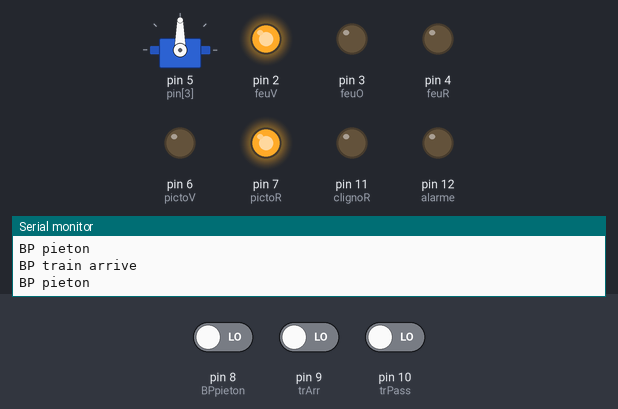
This sketch was run on a simulated Arduino Uno, built with avr-gcc and run on an emulated ATmega328P. On the bench: servo, output pins drawn as LEDs (lit = HIGH), the last lines printed to the serial monitor. Dashed ring = blinking. The test bench sets the inputs (shaded band); at power-on: pin 9 (trArr) LOW, pin 10 (trPass) LOW, pin 8 (BPpieton) LOW.

Above: at 1.2 s.
1.3 s: pin 9 (trArr) driven HIGH
At 2.2 s:
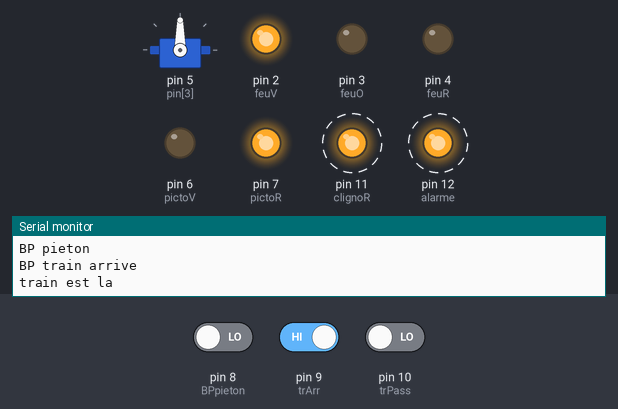
At 3.2 s:
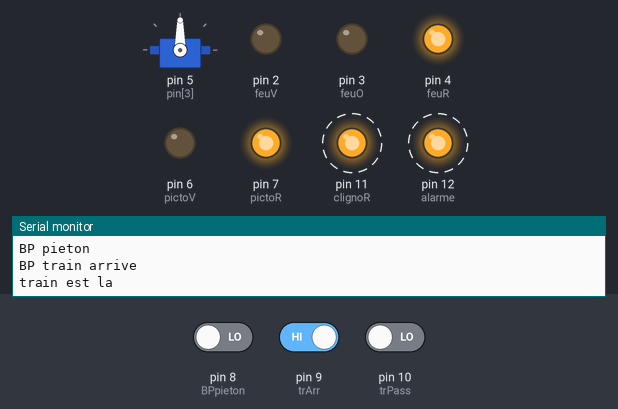
4.3 s: pin 10 (trPass) driven HIGH
At 11.9 s:
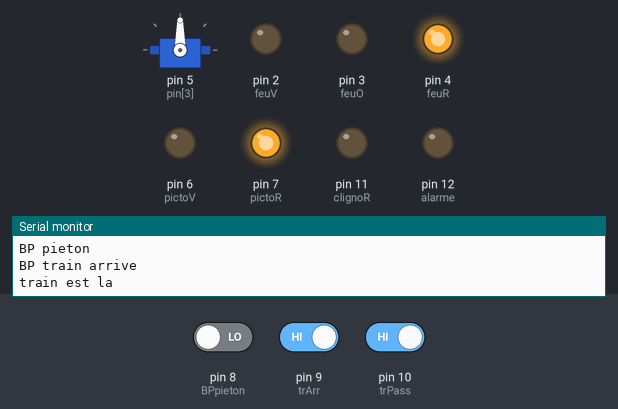
Timing chart, 0 to 13.3 s (numbered marks = the images above; inputs shaded):
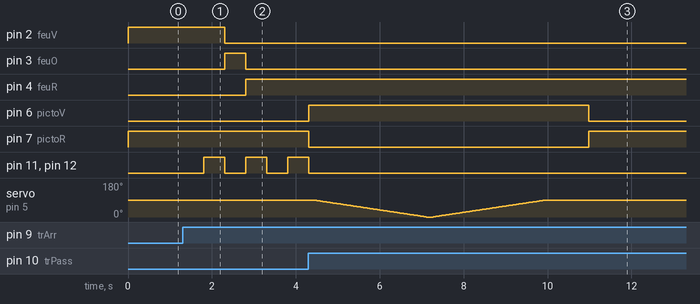

Measured:
- after the input at 1.3 s, pin 2 (feuV): HIGH → LOW after 1.0 s; pin 3 (feuO): LOW → HIGH after 1.0 s, → LOW 0.50 s later; pin 4 (feuR): LOW → HIGH after 1.5 s; pin 11 (clignoR), pin 12 (alarme): alternates HIGH for 0.50 s and LOW for 0.50 s, starting after 0.50 s
- after the input at 4.3 s, pin 11 (clignoR), pin 12 (alarme): goes on until 4.3 s, then stays LOW

The sketch:

prog_train_si.ino
```cpp
//Start

#include <Servo.h>

Servo servo;
const int timerPiet=10000;     //delai pour appui pieton
unsigned int Begin;
const int feuV=2;
const int feuO=3;
const int feuR=4;
const int barr=5;
const int trArr=9;
const int trPass=10;
const int clignoR=11;
const int alarme=12;
const int pictoV=6;
const int pictoR=7;
const int BPpieton=8;
int trIci=0;                //devient =1 lorsque le train est present

const int pin[11] = {2,3,4,5,6,7,8,9,10,11,12};


void setup() {

  Serial.begin(115200);

  for(int i=0;i<11;i++) {
    pinMode(pin[i],OUTPUT);
  }
  pinMode(BPpieton,INPUT);
  pinMode(trArr,INPUT);
  pinMode(trPass,INPUT);
  servo.attach(5);
  servo.write(90);
  digitalWrite(feuV,HIGH);
  digitalWrite(pictoR,HIGH);
  digitalWrite(feuR,LOW);

}

void pieRfeuV() {
  digitalWrite(pictoV,LOW);
  digitalWrite(pictoR,HIGH);
  delay(3000);
  digitalWrite(feuV,HIGH);
  digitalWrite(feuR,LOW);
}

void pieVfeuR() {

  delay(1000);
  digitalWrite(feuV,LOW);
  digitalWrite(feuO,HIGH);
  delay(1000);
  digitalWrite(feuO,LOW);
  digitalWrite(feuR,HIGH);
  delay(1000);
  digitalWrite(pictoR,LOW);
  digitalWrite(pictoV,HIGH);

}

void barrHigh() {     //tempo enter servo.write(0)
  delay(100);
  servo.write(90);        //temporaireapres: for(int i=0;i<=90;i++) { enter servo.write(i); enter delay(30); enter }
}

void barrLow() {
  servo.write(90);
  delay(100);
  for(int i=90;i>=0;i--) {
    servo.write(i);
    delay(30);
  }
}

void Signal() {
  digitalWrite(clignoR,HIGH);
  digitalWrite(alarme,HIGH);
  delay(200);
  digitalWrite(clignoR,LOW);
  digitalWrite(alarme,LOW);
  delay(200);
}

void keepFeuR() {
  digitalWrite(feuR,HIGH);
  digitalWrite(feuO,LOW);
  digitalWrite(feuV,LOW);
  digitalWrite(pictoV,HIGH);
  digitalWrite(pictoR,LOW);
}


void loop() {


  Serial.println("BP train arrive");
  if(digitalRead(trArr)==HIGH) {
    Serial.println("train est la");
    trIci=1;
    delay(500);
    digitalWrite(clignoR,HIGH);
    digitalWrite(alarme,HIGH);
    delay(500);
    digitalWrite(feuV,LOW);
    digitalWrite(feuO,HIGH);
    digitalWrite(clignoR,LOW);
    digitalWrite(alarme,LOW);
    delay(500);
    digitalWrite(clignoR,HIGH);
    digitalWrite(alarme,HIGH);
    digitalWrite(feuO,LOW);
    digitalWrite(feuR,HIGH);
    delay(500);
    digitalWrite(clignoR,LOW);
    digitalWrite(alarme,LOW);
    delay(500);
    digitalWrite(clignoR,HIGH);
    digitalWrite(alarme,HIGH);
    delay(500);
    digitalWrite(pictoR,LOW);
    digitalWrite(pictoV,HIGH);
    digitalWrite(clignoR,LOW);
    digitalWrite(alarme,LOW);
    barrLow;
    servo.write(90);
    delay(100);
    for(int i=90;i>=0;i--) {
      servo.write(i);
      delay(30);
    }
    while(digitalRead(trPass)==LOW) {
      digitalWrite(clignoR,HIGH);
      digitalWrite(alarme,HIGH);
      delay(500);
      digitalWrite(clignoR,LOW);
      digitalWrite(alarme,LOW);
      delay(500);
      }
    trIci=0;
    servo.write(0);
    delay(100);
    for(int i=0;i<=90;i++) {
      servo.write(i);
      delay(30);
      }
    delay(1000);
    while((millis()-Begin)<=timerPiet) {

    }
    digitalWrite(pictoV,LOW);
    digitalWrite(pictoR,HIGH);
    delay(3000);
    digitalWrite(feuV,HIGH);
    digitalWrite(feuR,LOW);
  }

  else {

    delay(50);
    Serial.println("BP pieton");

    if(digitalRead(BPpieton)==HIGH) {
      Serial.println("debut delay");
      delay(2000);
      Begin = millis();
      Serial.println("millis set");
      delay(1000);
      digitalWrite(feuV,LOW);
      digitalWrite(feuO,HIGH);
      delay(1000);
      digitalWrite(feuO,LOW);
      digitalWrite(feuR,HIGH);
      delay(1000);
      digitalWrite(pictoR,LOW);
      digitalWrite(pictoV,HIGH);

        while((millis()-Begin)<=timerPiet) {
          Serial.println("timer en cours");
          delay(50);
    }
      if(trIci==1) {
      Serial.println("attente trPass");
      while(digitalRead(trPass)==LOW) {
         digitalWrite(feuR,HIGH);
         digitalWrite(feuO,LOW);
         digitalWrite(feuV,LOW);
         digitalWrite(pictoV,HIGH);
         digitalWrite(pictoR,LOW);
      }
      digitalWrite(pictoV,LOW);
      digitalWrite(pictoR,HIGH);
      delay(3000);
      digitalWrite(feuV,HIGH);
      digitalWrite(feuR,LOW);
    }
    else {
      digitalWrite(pictoV,LOW);
      digitalWrite(pictoR,HIGH);
      delay(3000);
      digitalWrite(feuV,HIGH);
      digitalWrite(feuR,LOW);
    }
   }
  }
  delay(50);

}


//END
```
